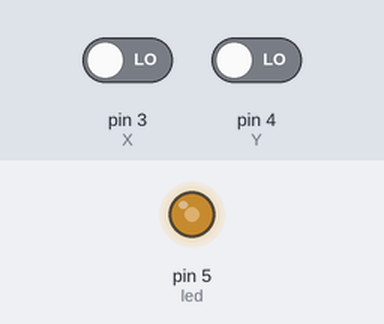
Bench run of a sketch on a simulated Arduino Uno, built with avr-gcc and run on an emulated ATmega328P. Parts: output pins drawn as LEDs (lit = HIGH). The inputs (shaded band) are chosen by the test bench; at power-on: pin 3 (X) LOW, pin 4 (Y) LOW.

Above: at 1.8 s.
1.9 s: pin 3 (X) driven HIGH
At 2.4 s:
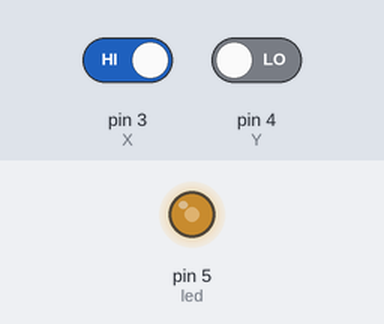
4.9 s: pin 4 (Y) driven HIGH
At 6.0 s:
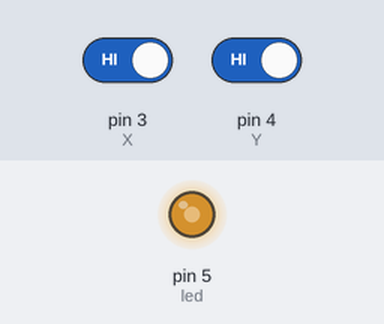
6.4 s: pin 3 (X) driven LOW
At 15.9 s:
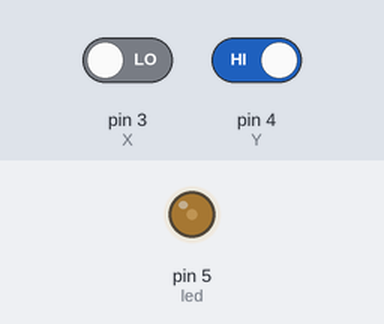
Timing chart, 0 to 17.5 s (numbered marks = the images above; inputs shaded):
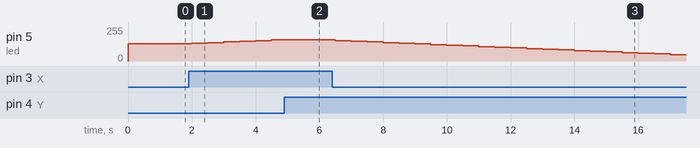

The sketch:

Arduino123.lnk.ino
```cpp
byte X = 3, Y = 4, led = 5, light = 128;

void setup() {
pinMode(X, INPUT);
pinMode(Y, INPUT);
pinMode(led, OUTPUT);
}

void loop() /*{
{int value = analogRead(vrs1);
int motoresis11 = value/4;
analogWrite(motoresis1,motoresis11);
Serial.println(motoresis11);}

{int value2 = analogRead(vrs2);
int motoresis22 = value2;
analogWrite(motoresis2,motoresis22);
Serial.println(motoresis22);}
}*/
{
  if(digitalRead(X))
  light = light + 5;

   if(digitalRead(Y))
  light = light - 5;

  analogWrite(led, light);
  delay(500);
}
```

Measured:
- after the input at 1.9 s, pin 5 (led): moves from 128/255 to 158/255 over 2.5 s, starting after 0.10 s
- after the input at 4.9 s, pin 5 (led): stays 158/255 (without the input it goes to 163/255 after 0.10 s)
- after the input at 6.4 s, pin 5 (led): moves from 158/255 to 48/255 over 10.5 s, starting after 0.10 s
